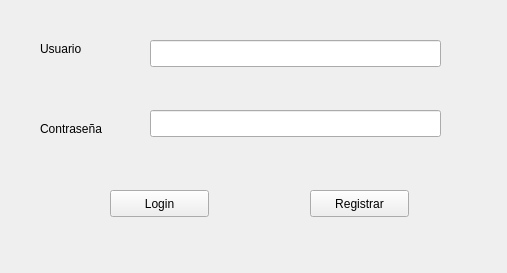
<?xml version="1.0" encoding="UTF-8"?>
<ui version="4.0">
 <class>Form</class>
 <widget class="QWidget" name="Form">
  <property name="geometry">
   <rect>
    <x>0</x>
    <y>0</y>
    <width>507</width>
    <height>273</height>
   </rect>
  </property>
  <property name="windowTitle">
   <string>Menú Principal</string>
  </property>
  <widget class="QLabel" name="usuario">
   <property name="geometry">
    <rect>
     <x>40</x>
     <y>40</y>
     <width>67</width>
     <height>17</height>
    </rect>
   </property>
   <property name="text">
    <string>Usuario</string>
   </property>
  </widget>
  <widget class="QLabel" name="contrasea">
   <property name="geometry">
    <rect>
     <x>40</x>
     <y>120</y>
     <width>81</width>
     <height>17</height>
    </rect>
   </property>
   <property name="text">
    <string>Contraseña</string>
   </property>
  </widget>
  <widget class="QPushButton" name="boton_login">
   <property name="geometry">
    <rect>
     <x>110</x>
     <y>190</y>
     <width>99</width>
     <height>27</height>
    </rect>
   </property>
   <property name="text">
    <string>Login</string>
   </property>
  </widget>
  <widget class="QLineEdit" name="usuario_in">
   <property name="geometry">
    <rect>
     <x>150</x>
     <y>40</y>
     <width>291</width>
     <height>27</height>
    </rect>
   </property>
  </widget>
  <widget class="QLineEdit" name="contrasea_in">
   <property name="geometry">
    <rect>
     <x>150</x>
     <y>110</y>
     <width>291</width>
     <height>27</height>
    </rect>
   </property>
  </widget>
  <widget class="QPushButton" name="boton_registrar">
   <property name="geometry">
    <rect>
     <x>310</x>
     <y>190</y>
     <width>99</width>
     <height>27</height>
    </rect>
   </property>
   <property name="text">
    <string>Registrar</string>
   </property>
  </widget>
 </widget>
 <resources/>
 <connections/>
</ui>
